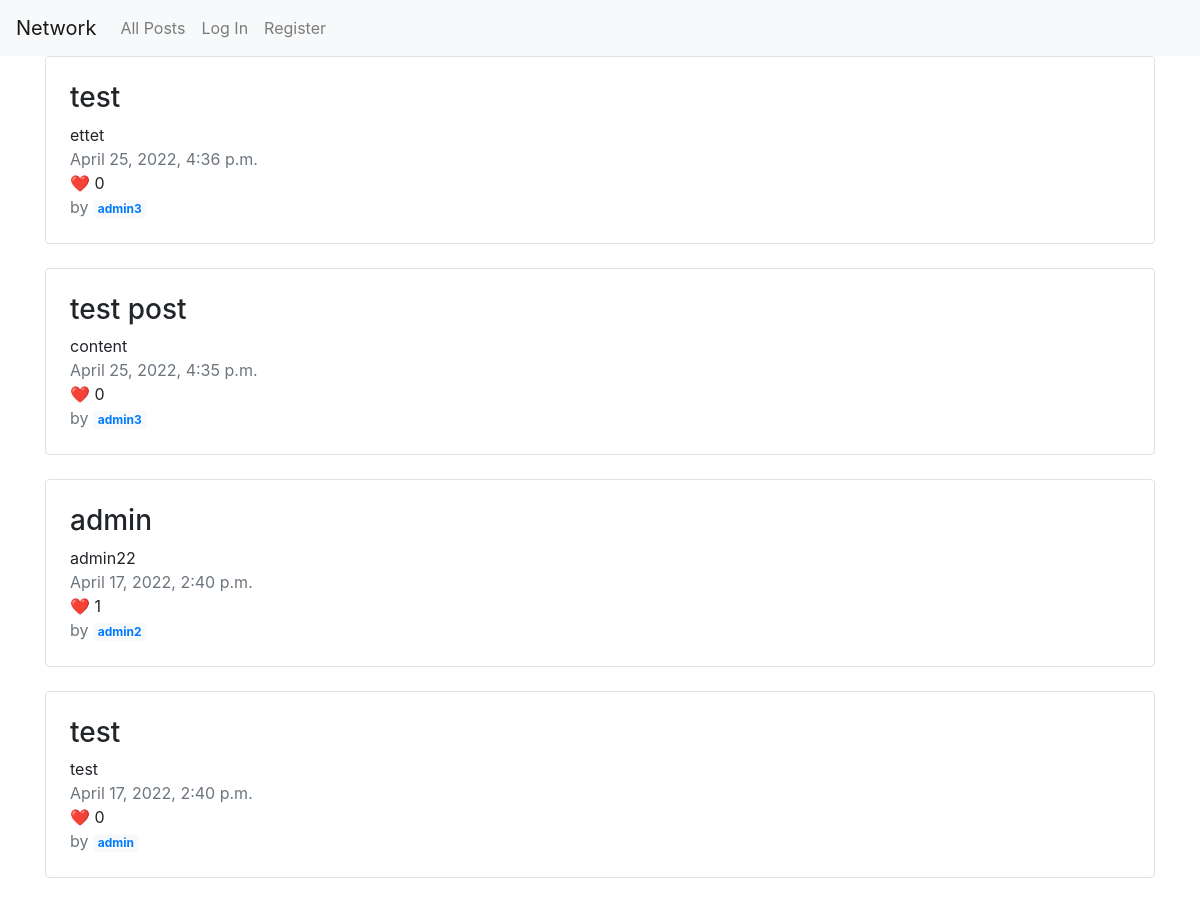
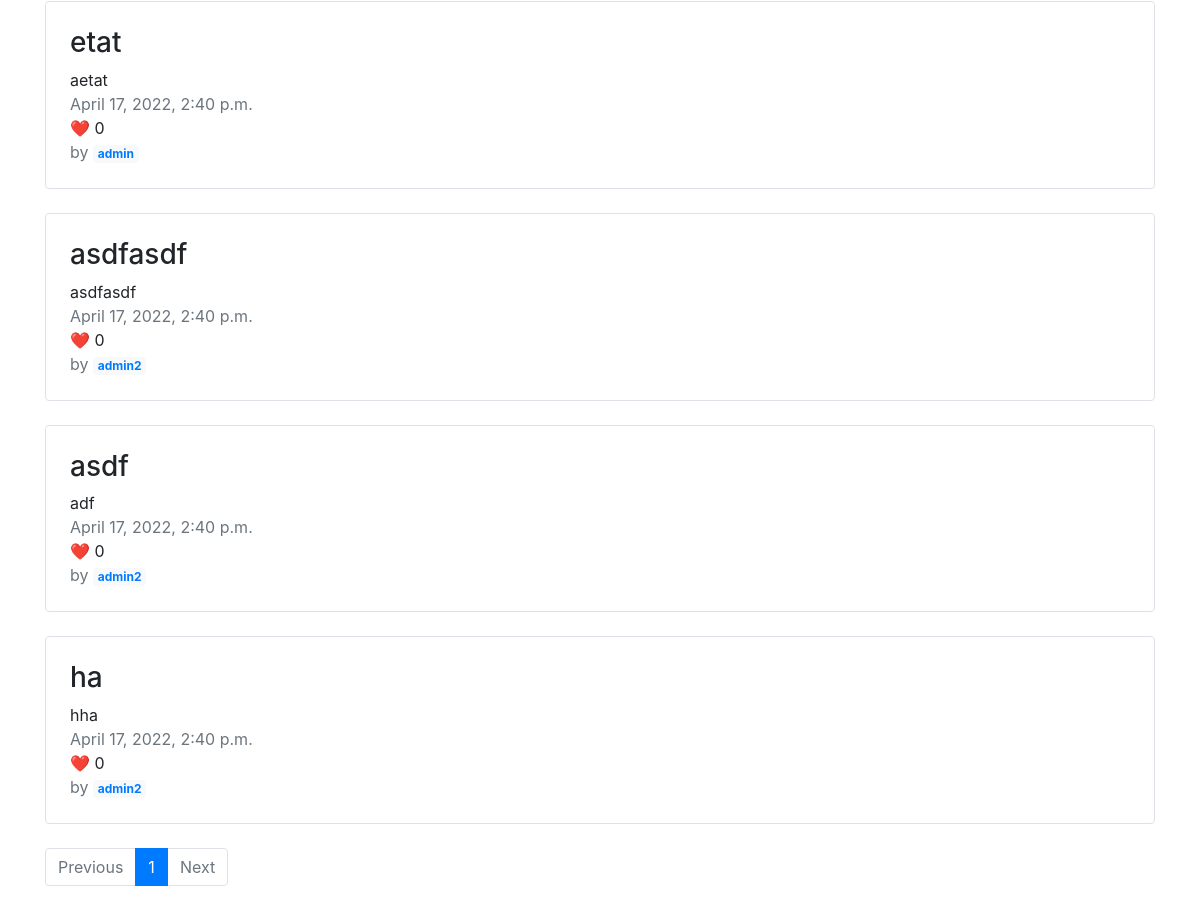
The page / on the database its author committed (2 pictures, top to bottom).
### network/models.py (models this page shows, shortened)
class Post(models.Model):
    id = models.AutoField(primary_key=True)
    user = models.ForeignKey(User, on_delete=models.CASCADE)
    title = models.CharField(max_length=100)
    content = models.TextField()
    created_at = models.DateTimeField()
    updated_at = models.DateTimeField()
    class Meta:
        ordering = ['-created_at']

### network/views.py (the view)
# urls.py: path("", views.index, name="index"),
def index(request):
    page = request.GET.get('page', 1)
    paginator = Paginator(Post.objects.all(), 10)
    posts = paginator.page(page).object_list
    pageRange = paginator.page_range
    hasPrevious = paginator.page(page).has_previous()
    hasNext = paginator.page(page).has_next()
    postsNew = []
    for p in posts:
        postsNew.append({**model_to_dict(p), "likes": p.likes.all(),
                        "isLiked": p.likes.filter(username=request.user.username).exists()})
    if request.user.is_authenticated:
        currentUser = {**model_to_dict(request.user)}
    else:
        currentUser = None
    return render(request, "network/index.html", {'posts': postsNew, 'page': int(page), 'hasPrevious': hasPrevious, 'hasNext': hasNext, 'pageRange': pageRange, 'currentUser': currentUser})

### network/templates/network/index.html (shortened to what this page needs)
{% extends "network/layout.html" %} {% load static %} {% block body %}
<div class="container">
	 {% for post in posts %}
	<div class="border rounded p-4 mb-4 post">
		<h3>{{post.title}}</h3>
		<div class="content">{{post.content}}</div>
		<div class="text-muted">{{post.created_at}}</div>
		<div>
			 ❤️
			<span class="likesCount"> {{post.likes|length}} </span>
		</div>
		<div class="text-muted">
			by
			<span class="badge badge-light"
				><a href="{% url 'user' post.user %}">{{ post.user }}</a></span
			>
		</div>
	</div>
	{% endfor %} {% if posts|length %}
	<nav aria-label="Page navigation mt-4">
		<ul class="pagination">
			<li class="page-item {% if not hasPrevious %} disabled{% endif %}">
				<a class="page-link" href="{% url 'index' %}?page={{ page|add:'-1'}}"
					>Previous</a
				>
			</li>
			{% for p in pageRange %}
			<li class="page-item {% if page == p %} active{% endif %}">
				<a class="page-link" href="{% url 'index' %}?page={{ p }}">{{ p }}</a>
			</li>
			{% endfor %}
			<li class="page-item {% if not hasNext %} disabled{% endif %}">
				<a class="page-link" href="{% url 'index' %}?page={{ page|add:1 }}"
					>Next</a
				>
			</li>
		</ul>
	</nav>
	{% endif %}
</div>
{% endblock %}

### network/templates/network/layout.html (shortened to what this page needs)
{% load static %}
<!DOCTYPE html>
<html lang="en">
	<head>
		<link
			rel="stylesheet"
			href="https://stackpath.bootstrapcdn.com/bootstrap/4.4.1/css/bootstrap.min.css"
		/>
		<link
			rel="stylesheet"
			type="text/css"
			href="{% static 'network/styles.css' %}"
		/>
	</head>
	<body>
		<nav class="navbar navbar-expand-lg navbar-light bg-light">
			<a class="navbar-brand" href="#">Network</a>
			<div>
				<ul class="navbar-nav mr-auto">
					<li class="nav-item">
						<a class="nav-link" href="{% url 'index' %}">All Posts</a>
					</li>
					{% if user.is_authenticated %}
					<li class="nav-item">
						<a class="nav-link" href="{% url 'following' %}">Following</a>
					</li>
					<li class="nav-item">
						<a class="nav-link" href="{% url 'logout' %}">Log Out</a>
					</li>
					{% else %}
					<li class="nav-item">
						<a class="nav-link" href="{% url 'login' %}">Log In</a>
					</li>
					<li class="nav-item">
						<a class="nav-link" href="{% url 'register' %}">Register</a>
					</li>
					{% endif %}
				</ul>
			</div>
		</nav>
		<div class="body">{% block body %} {% endblock %}</div>
	</body>
</html>

### rows shown on the page
Post: title "test", content "ettet", created_at "April 25, 2022, 4:36 p.m.", user "admin3"
Post: title "test post", content "content", created_at "April 25, 2022, 4:35 p.m.", user "admin3"
Post: title "admin", content "admin22", created_at "April 17, 2022, 2:40 p.m.", user "admin2"
Post: title "test", content "test", created_at "April 17, 2022, 2:40 p.m.", user "admin"
Post: title "etat", content "aetat", created_at "April 17, 2022, 2:40 p.m.", user "admin"
Post: title "asdfasdf", content "asdfasdf", created_at "April 17, 2022, 2:40 p.m.", user "admin2"
Post: title "asdf", content "adf", created_at "April 17, 2022, 2:40 p.m.", user "admin2"
Post: title "ha", content "hha", created_at "April 17, 2022, 2:40 p.m.", user "admin2"

### other values the page prints
{{ post.likes|length }} "0" "0" "1" "0" "0" "0" "0" "0"
{{ p }} "1"
